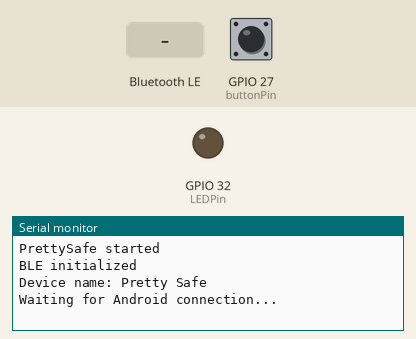
Recording of a sketch running on a simulated ESP32. On the bench: output pins drawn as LEDs (lit = HIGH), the last lines printed to the serial monitor. The test bench sets the inputs (shaded band); at power-on: GPIO 27 (buttonPin) LOW. Nothing arrives over Bluetooth unless stated; a phone connects over Bluetooth LE 3 s after start.

Above: at 1.2 s.
1.3 s: GPIO 27 (buttonPin) pulled HIGH for 0.15 s
At 2.4 s:
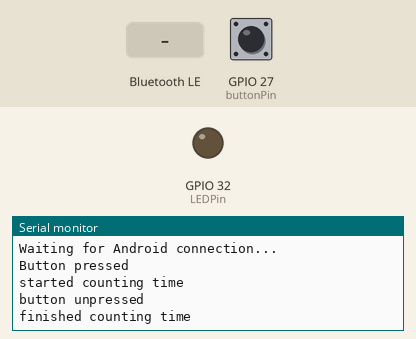
2.9 s: Bluetooth LE write "1" received
4.4 s: GPIO 27 (buttonPin) pulled HIGH for 3.2 s
At 5.2 s:
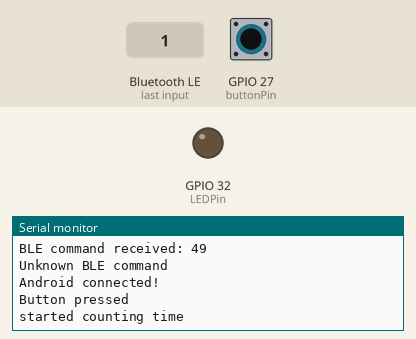

The sketch:

PrettySafe_main_code.ino
```cpp
#include <BLEDevice.h>
#include <BLEServer.h>
#include <BLEUtils.h>
#include <TinyGPS++.h>
#include <string>

// BLE service and characteristic UUIDs
#define SERVICE_UUID        "19b10000-e8f2-537e-4f6c-d104768a1214"
#define CHARACTERISTIC_UUID "19b10001-e8f2-537e-4f6c-d104768a1214"
#define MESSAGE_UUID "19b10002-e8f2-537e-4f6c-d104768a1214"

BLECharacteristic* messageCharacteristic = nullptr;

// BLE
BLECharacteristic* switchCharacteristic = nullptr;
BLEServer* bleServer = nullptr;

volatile bool deviceConnected = false;

// Command received from Android
int pendingCommand = -1;
bool commandReceived = false;

// Protect shared command data between BLE callback and loop
portMUX_TYPE commandMux = portMUX_INITIALIZER_UNLOCKED;

// Button and LED pins
static const int buttonPin = 27;
static const int LEDPin = 32;

int buttonState = 0;
int case_state = 0;

//cisjordania flower
//pink roses
//country blues

//cutes
//gerbera


//dates should consist of an activity

// ------------------------------------
// BLE characteristic callbacks
// ------------------------------------

class SwitchCallbacks : public BLECharacteristicCallbacks {
  void onWrite(BLECharacteristic* characteristic) override {
    std::string value = characteristic->getValue();

    if (value.length() > 0) {
      int receivedCommand = (uint8_t)value[0];

      portENTER_CRITICAL(&commandMux);
      pendingCommand = receivedCommand;
      commandReceived = true;
      portEXIT_CRITICAL(&commandMux);

      Serial.print("BLE command received: ");
      Serial.println(receivedCommand);
    }
  }
};

// ------------------------------------
// BLE connection callbacks
// ------------------------------------

class ServerCallbacks : public BLEServerCallbacks {
  void onConnect(BLEServer* server) override {
    deviceConnected = true;
    Serial.println("Android connected!");
  }

  void onDisconnect(BLEServer* server) override {
    deviceConnected = false;
    Serial.println("Android disconnected!");

    // Allow Android to find the ESP32 again
    BLEDevice::startAdvertising();
    Serial.println("BLE advertising restarted");
  }
};

// ------------------------------------
// Setup
// ------------------------------------

void setup() {
  Serial.begin(115200);
  Serial.println("PrettySafe started");

  // Pin setup
  pinMode(buttonPin, INPUT);
  pinMode(LEDPin, OUTPUT);
  digitalWrite(LEDPin, LOW);

  // Initialize BLE
  BLEDevice::init("Pretty Safe");

  bleServer = BLEDevice::createServer();
  bleServer->setCallbacks(new ServerCallbacks());
  BLEService* ledService = bleServer->createService(SERVICE_UUID);

  // Characteristic 1: Android -> ESP32
  switchCharacteristic = ledService->createCharacteristic(
      CHARACTERISTIC_UUID,
      BLECharacteristic::PROPERTY_READ |
      BLECharacteristic::PROPERTY_WRITE
  );

  switchCharacteristic->setCallbacks(new SwitchCallbacks());
  switchCharacteristic->setValue("0");

  // Characteristic 2: ESP32 -> Android
  messageCharacteristic = ledService->createCharacteristic(
      MESSAGE_UUID,
      BLECharacteristic::PROPERTY_READ |
      BLECharacteristic::PROPERTY_NOTIFY
  );

  messageCharacteristic->setValue("0");

  // Start service AFTER creating both characteristics
  ledService->start();

  // Start advertising AFTER starting service
  BLEAdvertising* advertising = BLEDevice::getAdvertising();

  advertising->addServiceUUID(SERVICE_UUID);
  advertising->setScanResponse(true);
  advertising->start();


  Serial.println("BLE initialized");
  Serial.println("Device name: Pretty Safe");
  Serial.println("Waiting for Android connection...");

  Serial.println();
}

// ------------------------------------
// Main loop
// ------------------------------------
int button_pressed = 0;
//debugging
int message_deb_sent = 0;

void loop() {
  buttonState = digitalRead(buttonPin);

  if(buttonState == HIGH){
    button_pressed = 1;
    //debugging
    if(!message_deb_sent){
      Serial.println("Button pressed");
      message_deb_sent = 1;
    }
  } else {
    button_pressed = 0;
    //debugging
    if(message_deb_sent){
      Serial.println("button unpressed");
      message_deb_sent = 0;
    }
  }
  button_counter();

  // Check if Android sent a command
  int receivedCommand = -1;
  bool newCommand = false;

  portENTER_CRITICAL(&commandMux);

  if (commandReceived) {
    receivedCommand = pendingCommand;
    commandReceived = false;
    newCommand = true;
  }

  portEXIT_CRITICAL(&commandMux);

  // Process command outside the BLE callback
  if (newCommand) {

    switch (receivedCommand) {

      case 0:
        digitalWrite(LEDPin, LOW);
        Serial.println("LED OFF");
        break;

      case 1:
        digitalWrite(LEDPin, HIGH);
        Serial.println("LED ON");
        break;

      default:
        Serial.println("Unknown BLE command");
        break;
    }
  }
}

// ------------------------------------
// Existing button functions
// ------------------------------------
int evaluation_ongoing = 0;
int started = 0;
long starting_time = 0;

static long timepassed(long current_time) {

  if ((button_pressed == 1 ) && (started == 0)) {
    starting_time = millis();
    started = 1;
    Serial.println("started counting time");

  } else if  ((button_pressed == 0) && (started == 1)){
    started = 0;
    evaluation_ongoing = 1;
    Serial.println("finished counting time");
    return current_time - starting_time;

  }
  return millis();
}

long passed_time = 0;

void button_counter() {
  passed_time = timepassed(millis());

  if(evaluation_ongoing){
    //TODO: change this into a switch case method
    if ((passed_time >= 3000) && (passed_time < 5000)) {
      Serial.println("3000 time has passed");
      send_message(1);
    } else if ((passed_time >= 5000)){
      Serial.println("5000 time has passed");
      send_message(2);
    }
    evaluation_ongoing = 0;
  }
}

static void send_message(int value){
  messageCharacteristic->setValue(std::to_string(value));

  messageCharacteristic->notify();
  Serial.println("message sent");
}

static void LED_state(int state) {
  switch (state) {
    case 1:
      digitalWrite(LEDPin, LOW);
      break;

    case 2:
      // LED blinking logic can be added later.
      break;
  }
}
```

Measured:
- after the input at 1.3 s, the serial monitor: prints a new line at once (image 1)
- after the input at 4.4 s, the serial monitor: prints a new line at once (image 2)
